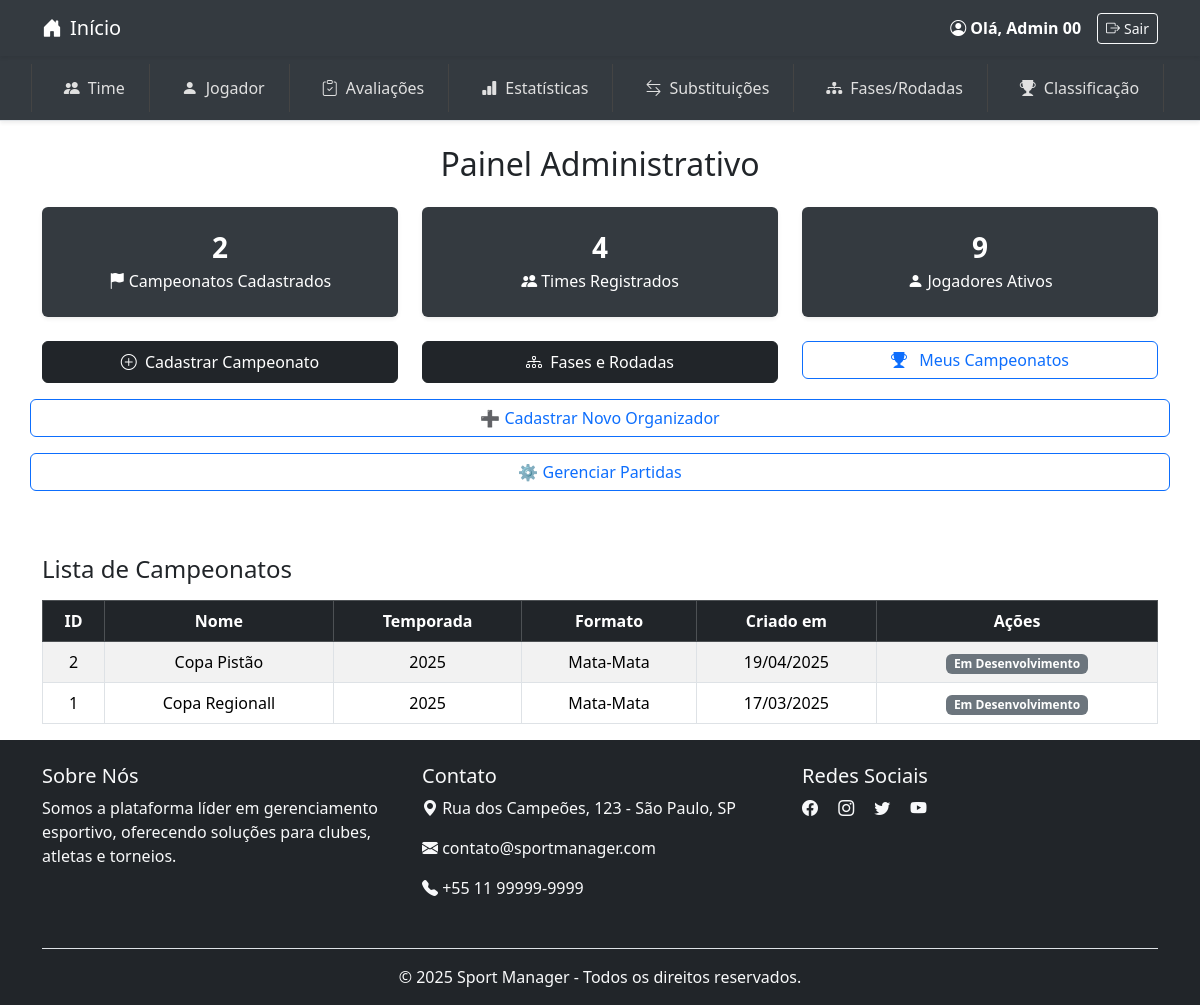
Screenshot of /public/views/dashboard/dashboard_administrador.php (signed in) with the database file from the repository.
### tables this page shows
CREATE TABLE `campeonatos` (
  `id` int NOT NULL AUTO_INCREMENT,
  `nome` varchar(100) NOT NULL,
  `descricao` text,
  `temporada` year NOT NULL,
  `formato` enum('Pontos Corridos','Mata-Mata','Fase de Grupos') NOT NULL,
  `criado_em` timestamp NULL DEFAULT CURRENT_TIMESTAMP,
  `modalidade` varchar(20) DEFAULT 'Futebol',
  `criado_por` int NOT NULL,
  PRIMARY KEY (`id`)
);

### public/views/dashboard/dashboard_administrador.php (the view, shortened to what this page needs)
<?php
require_once __DIR__ . '/../../../config/database.php';
$queryCampeonatos = "SELECT COUNT(*) AS total FROM campeonatos";
$queryTimes = "SELECT COUNT(*) AS total FROM times";
$queryJogadores = "SELECT COUNT(*) AS total FROM jogadores";
$resultCampeonatos = $conn->query($queryCampeonatos);
$resultTimes = $conn->query($queryTimes);
$resultJogadores = $conn->query($queryJogadores);
$totalCampeonatos = ($resultCampeonatos->fetch_assoc())['total'] ?? 0;
$totalTimes = ($resultTimes->fetch_assoc())['total'] ?? 0;
$totalJogadores = ($resultJogadores->fetch_assoc())['total'] ?? 0;
?>
<?php include '../cabecalho/header.php'; ?>
<?php include '../cabecalho/tabela_administrativa.php'; ?>
<!DOCTYPE html>
<html lang="pt-br">
<head>
    <link href="../../../assets/css/bootstrap.min.css" rel="stylesheet">
</head>
<body>
    <div class="container mt-4">
        <h2 class="text-center mb-4">Painel Administrativo</h2>
        <div class="row text-center">
            <div class="col-md-4 mb-4">
                <div class="card text-white border-0 shadow-sm p-4" style="background-color: #343a40;">
                    <h3 class="fw-bold mb-1"><?= $totalCampeonatos ?></h3>
                    <p class="mb-0"><i class="bi bi-flag-fill me-1"></i>Campeonatos Cadastrados</p>
                </div>
            </div>
            <div class="col-md-4 mb-4">
                <div class="card text-white border-0 shadow-sm p-4" style="background-color: #343a40;">
                    <h3 class="fw-bold mb-1"><?= $totalTimes ?></h3>
                    <p class="mb-0"><i class="bi bi-people-fill me-1"></i>Times Registrados</p>
                </div>
            </div>
            <div class="col-md-4 mb-4">
                <div class="card text-white border-0 shadow-sm p-4" style="background-color: #343a40;">
                    <h3 class="fw-bold mb-1"><?= $totalJogadores ?></h3>
                    <p class="mb-0"><i class="bi bi-person-fill me-1"></i>Jogadores Ativos</p>
                </div>
            </div>
        </div>
        <div class="row text-center mb-5">
            <div class="col-md-4 mb-3">
                <a href="../cadastro/cadastro_campeonato.php" class="btn btn-dark w-100 py-2">
                    <i class="bi bi-plus-circle me-1"></i> Cadastrar Campeonato
                </a>
            </div>
            <div class="col-md-4 mb-3">
                <a href="../campeonatos/visualizar_fases_rodadas.php" class="btn btn-dark w-100 py-2">
                    <i class="bi bi-diagram-3 me-1"></i> Fases e Rodadas
                </a>
            </div>
            <divc class="col-md-4">
                <a href="/campeonato_esportivo/routes/meus_campeonatos.php" class="btn btn-outline-primary mb-3 w-100">
                    <i class="bi bi-trophy-fill me-2"></i> Meus Campeonatos
                </a>
            </divc>
            <a href="/campeonato_esportivo/routes/cadastro_organizador.php" class="btn btn-outline-primary mb-3">
                ➕ Cadastrar Novo Organizador
            </a>
            <a href="../../../routes/gerenciar_partidas.php" class="btn btn-outline-primary mb-3">
    ⚙️ Gerenciar Partidas
</a>
        </div>
        <div class="row mt-5">
            <div class="col-md-12">
                <h4 class="mb-3">Lista de Campeonatos</h4>
                <div class="table-responsive">
                    <table class="table table-striped table-bordered align-middle text-center">
                        <thead class="table-dark">
                            <tr>
                                <th>ID</th>
                                <th>Nome</th>
                                <th>Temporada</th>
                                <th>Formato</th>
                                <th>Criado em</th>
                                <th>Ações</th>
                            </tr>
                        </thead>
                        <tbody>
                            <?php
                            $listar = $conn->query("SELECT * FROM campeonatos ORDER BY criado_em DESC");
                            if ($listar->num_rows > 0) {
                                while ($c = $listar->fetch_assoc()) {
                                    echo "<tr>
                                        <td>{$c['id']}</td>
                                        <td>{$c['nome']}</td>
                                        <td>{$c['temporada']}</td>
                                        <td>{$c['formato']}</td>
                                        <td>" . date('d/m/Y', strtotime($c['criado_em'])) . "</td>
                                        <td><span class='badge bg-secondary'>Em Desenvolvimento</span></td>
                                    </tr>";
                                }
                            } else {
                                echo "<tr><td colspan='6'>Nenhum campeonato encontrado.</td></tr>";
                            }
                            ?>
                        </tbody>
                    </table>
                </div>
            </div>
        </div>
    </div>
    <?php include '../cabecalho/footer.php'; ?>
</body>
</html>

### rows the page displays
campeonatos: id "2", nome "Copa Pistão", temporada "2025", formato "Mata-Mata", criado_em "19/04/2025"
campeonatos: id "1", nome "Copa Regionall", temporada "2025", formato "Mata-Mata", criado_em "17/03/2025"

### other values shown
$_SESSION['usuario_nome'] "Admin 00"
$totalCampeonatos "2"
$totalTimes "4"
$totalJogadores "9"
